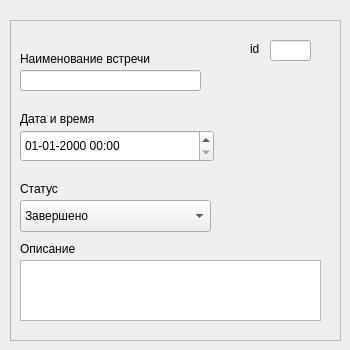
    <widget class="QWidget" name="page_Meetings_props">
     <widget class="QFrame" name="frame_Meetings_props">
      <property name="geometry">
       <rect>
        <x>10</x>
        <y>20</y>
        <width>331</width>
        <height>321</height>
       </rect>
      </property>
      <property name="frameShape">
       <enum>QFrame::StyledPanel</enum>
      </property>
      <property name="frameShadow">
       <enum>QFrame::Raised</enum>
      </property>
      <widget class="QLineEdit" name="tb_meetings_id">
       <property name="geometry">
        <rect>
         <x>260</x>
         <y>20</y>
         <width>41</width>
         <height>21</height>
        </rect>
       </property>
       <property name="styleSheet">
        <string notr="true"/>
       </property>
       <property name="alignment">
        <set>Qt::AlignCenter</set>
       </property>
      </widget>
      <widget class="QLineEdit" name="tb_meetings_name">
       <property name="geometry">
        <rect>
         <x>10</x>
         <y>50</y>
         <width>181</width>
         <height>21</height>
        </rect>
       </property>
       <property name="styleSheet">
        <string notr="true"/>
       </property>
      </widget>
      <widget class="QLabel" name="label_client_lname_6">
       <property name="geometry">
        <rect>
         <x>10</x>
         <y>30</y>
         <width>151</width>
         <height>18</height>
        </rect>
       </property>
       <property name="text">
        <string>Наименование встречи</string>
       </property>
      </widget>
      <widget class="QLabel" name="label_fname_6">
       <property name="geometry">
        <rect>
         <x>10</x>
         <y>90</y>
         <width>85</width>
         <height>18</height>
        </rect>
       </property>
       <property name="text">
        <string>Дата и время</string>
       </property>
      </widget>
      <widget class="QLabel" name="label_client_patronymic_6">
       <property name="geometry">
        <rect>
         <x>10</x>
         <y>160</y>
         <width>58</width>
         <height>18</height>
        </rect>
       </property>
       <property name="text">
        <string>Статус</string>
       </property>
      </widget>
      <widget class="QLabel" name="label_client_phone_6">
       <property name="geometry">
        <rect>
         <x>10</x>
         <y>220</y>
         <width>107</width>
         <height>18</height>
        </rect>
       </property>
       <property name="text">
        <string>Описание</string>
       </property>
      </widget>
      <widget class="QLabel" name="label_6">
       <property name="geometry">
        <rect>
         <x>240</x>
         <y>20</y>
         <width>12</width>
         <height>18</height>
        </rect>
       </property>
       <property name="text">
        <string>id</string>
       </property>
      </widget>
      <widget class="QComboBox" name="cb_meetings_status">
       <property name="geometry">
        <rect>
         <x>10</x>
         <y>180</y>
         <width>191</width>
         <height>32</height>
        </rect>
       </property>
       <property name="editable">
        <bool>false</bool>
       </property>
       <item>
        <property name="text">
         <string>Завершено</string>
        </property>
       </item>
       <item>
        <property name="text">
         <string>Ожидается</string>
        </property>
       </item>
       <item>
        <property name="text">
         <string>Отменено</string>
        </property>
       </item>
      </widget>
      <widget class="QDateTimeEdit" name="dtpicker_meetings_datetime">
       <property name="geometry">
        <rect>
         <x>10</x>
         <y>110</y>
         <width>194</width>
         <height>32</height>
        </rect>
       </property>
       <property name="styleSheet">
        <string notr="true"/>
       </property>
       <property name="displayFormat">
        <string>dd-MM-yyyy HH:mm</string>
       </property>
      </widget>
      <widget class="QPlainTextEdit" name="tb_meetings_desc">
       <property name="geometry">
        <rect>
         <x>10</x>
         <y>240</y>
         <width>301</width>
         <height>61</height>
        </rect>
       </property>
      </widget>
     </widget>
    </widget>
